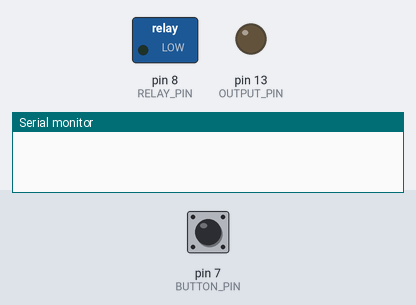
The sketch below on a simulated Arduino Uno, built with avr-gcc and run on an emulated ATmega328P. On the bench: switched loads named in the sketch (green lamp = pin HIGH), output pins drawn as LEDs (lit = HIGH), the last lines printed to the serial monitor. Dashed ring = blinking. The inputs (shaded band) are chosen by the test bench; at power-on: pin 7 (BUTTON_PIN) HIGH.

Above: at 1.2 s.
1.3 s: pin 7 (BUTTON_PIN) pulled LOW for 1 s
At 3.0 s:
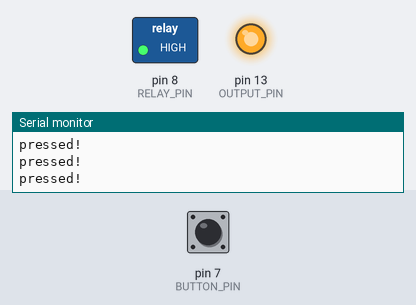
3.8 s: pin 7 (BUTTON_PIN) pulled LOW for 0.15 s
At 4.3 s:
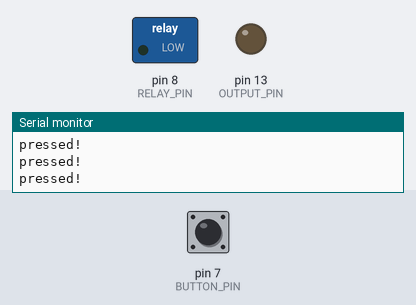
5.4 s: pin 7 (BUTTON_PIN) pulled LOW for 3.2 s
At 5.5 s:
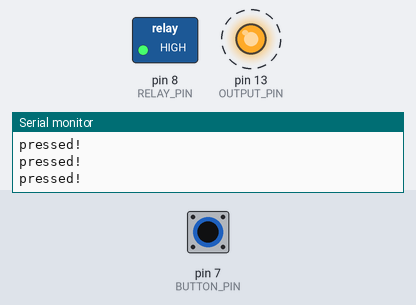
Timing chart, 0 to 9.9 s (numbered marks = the images above; inputs shaded):
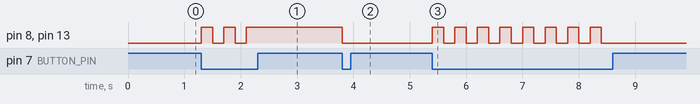

Measured:
- after the input at 1.3 s, pin 8 (RELAY_PIN), pin 13 (OUTPUT_PIN): alternates HIGH for 0.20 s and LOW for 0.20 s, 5 changes in all, then stays HIGH, starting at once
- after the input at 3.8 s, pin 8 (RELAY_PIN), pin 13 (OUTPUT_PIN): HIGH → LOW at once
- after the input at 5.4 s, pin 8 (RELAY_PIN), pin 13 (OUTPUT_PIN): alternates HIGH for 0.20 s and LOW for 0.20 s, 16 changes in all, then stays LOW, starting at once

The sketch:

relayButton.ino
```cpp
const unsigned RELAY_PIN = 8;
const unsigned OUTPUT_PIN = 13;
const unsigned BUTTON_PIN = 7;


bool outputStatus = LOW;
bool buttonStatus = HIGH;

void setup() {
  Serial.begin(9600);
  pinMode(buttonStatus, INPUT);
  pinMode(OUTPUT_PIN, OUTPUT);
  pinMode(RELAY_PIN, OUTPUT);
  digitalWrite(BUTTON_PIN, HIGH);
}

void loop() {
  buttonStatus = digitalRead(BUTTON_PIN);
  if (!buttonStatus)
  {
    Serial.println("pressed!");
    outputStatus = !outputStatus;
    digitalWrite(OUTPUT_PIN, outputStatus);
    digitalWrite(RELAY_PIN, outputStatus);
    delay(200);
  }
}
```
